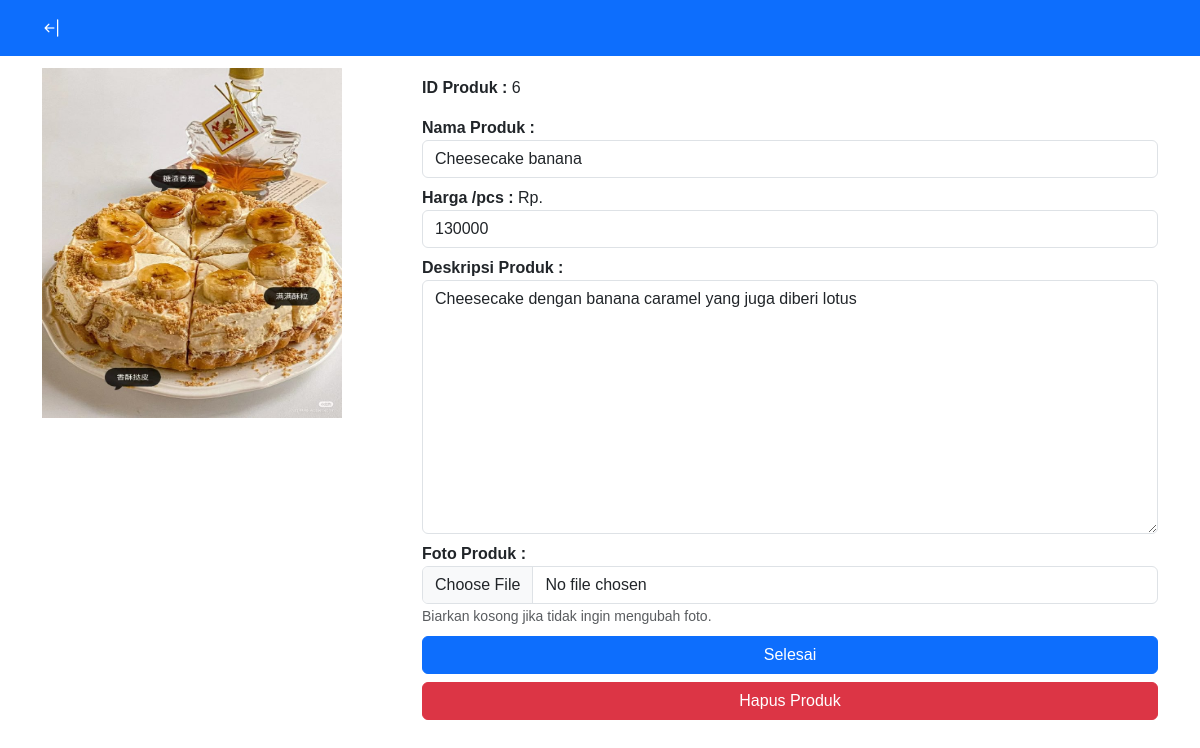
The app's page /produk/edit.php?id_produk=6 with its own data.
### tables this page shows
CREATE TABLE `produk` (
  `id_produk` int(11) NOT NULL,
  `nama_produk` varchar(255) NOT NULL,
  `harga` int(100) NOT NULL,
  `stok` int(11) NOT NULL,
  `terakhir_direstok` date NOT NULL,
  `barang_terjual` int(11) NOT NULL,
  `deskripsi` text NOT NULL,
  `foto` varchar(255) NOT NULL
);

### produk/edit.php (the view, shortened to what this page needs)
<?php
include "../koneksi.php";
include "../transaksi/header.php";
if(isset($_GET['id_produk'])) {
    $id_produk = $_GET['id_produk'];
    $query = mysqli_query($conn, "SELECT * FROM produk WHERE id_produk = '$id_produk'");
    $data = mysqli_fetch_array($query);
}
?>
<div class="container mt-5">
    <div class="row">
            <div class="col-4">
                <img src="../assets/produk/<?php echo $data['foto']?>" alt="" style="height:350px; width:300px;">
            </div>
            <div class="col-8">
                <form action="edit_proses.php" method="POST">
                <div class="mt-2">
                <p><b>ID Produk : </b><?php echo $data['id_produk'] ?></p>
                </div>
                <div class="mt-3">
                <b class="form-label">Nama Produk : </b>
                <input type="text" name="nama_produk" value="<?php echo $data['nama_produk'] ?>" class="form-control">
                </div>
                <div class="mt-2">
                <b class="form-label">Harga /pcs : </b>
                Rp. <input type="text" name="harga" value="<?php echo $data['harga'] ?>" class="form-control">
                </div>
                <div class="mt-2">
                <b class="form-label">Deskripsi Produk : </b>
                <textarea name="deskripsi" id="" cols="30" rows="10" class="form-control"><?php echo $data['deskripsi'] ?></textarea>
                </div>
                <div class="mt-2">
                    <b class="form-label">Foto Produk : </b>
                    <input type="file" name="foto" class="form-control">
                    <small class="form-text text-muted">Biarkan kosong jika tidak ingin mengubah foto.</small>
                </div>
                <div class="d-grid gap-2 mt-2 mb-5">
                <input type="submit" name="submit" class="btn btn-primary" value="Selesai">
                <a href="hapus.php?id_produk=<?php echo $data['id_produk']?>" class="btn btn-danger" onclick="return confirm('Apakah anda yakin ingin mengahpus produk <?php echo $data['nama_produk'] ?>?')">Hapus Produk</a>
                </div>
                </form>
            </div>
    </div>
</div>

### assets/style/style_n.css (style rules this page uses)
body { font-family: "Patrick Hand", cursive; }

### transaksi/header.php (style rules this page uses)
body { padding: 20px; font-family: arial; }

### records on screen
produk: foto (picture), id_produk "6", nama_produk "Cheesecake banana", harga "130000", deskripsi "Cheesecake dengan banana caramel yang juga diberi lotus"
